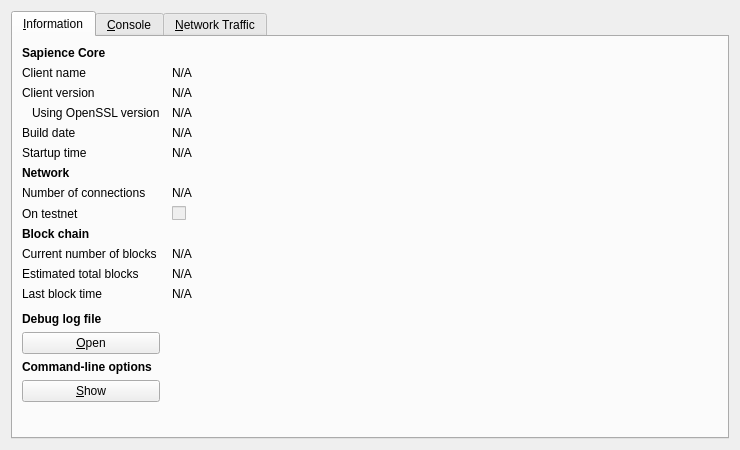
<?xml version="1.0" encoding="UTF-8"?>
<ui version="4.0">
 <class>RPCConsole</class>
 <widget class="QDialog" name="RPCConsole">
  <property name="geometry">
   <rect>
    <x>0</x>
    <y>0</y>
    <width>740</width>
    <height>450</height>
   </rect>
  </property>
  <property name="windowTitle">
   <string>Sapience - Debug window</string>
  </property>
  <layout class="QVBoxLayout" name="verticalLayout_2">
   <item>
    <widget class="QTabWidget" name="tabWidget">
     <property name="currentIndex">
      <number>0</number>
     </property>
     <widget class="QWidget" name="tab_info">
      <attribute name="title">
       <string>&amp;Information</string>
      </attribute>
      <layout class="QGridLayout" name="gridLayout" columnstretch="0,1">
       <property name="horizontalSpacing">
        <number>12</number>
       </property>
       <item row="0" column="0">
        <widget class="QLabel" name="label_9">
         <property name="font">
          <font>
           <weight>75</weight>
           <bold>true</bold>
          </font>
         </property>
         <property name="text">
          <string>Sapience Core</string>
         </property>
        </widget>
       </item>
       <item row="1" column="0">
        <widget class="QLabel" name="label_5">
         <property name="text">
          <string>Client name</string>
         </property>
        </widget>
       </item>
       <item row="1" column="1">
        <widget class="QLabel" name="clientName">
         <property name="cursor">
          <cursorShape>IBeamCursor</cursorShape>
         </property>
         <property name="text">
          <string>N/A</string>
         </property>
         <property name="textFormat">
          <enum>Qt::PlainText</enum>
         </property>
         <property name="textInteractionFlags">
          <set>Qt::LinksAccessibleByMouse|Qt::TextSelectableByKeyboard|Qt::TextSelectableByMouse</set>
         </property>
        </widget>
       </item>
       <item row="2" column="0">
        <widget class="QLabel" name="label_6">
         <property name="text">
          <string>Client version</string>
         </property>
        </widget>
       </item>
       <item row="2" column="1">
        <widget class="QLabel" name="clientVersion">
         <property name="cursor">
          <cursorShape>IBeamCursor</cursorShape>
         </property>
         <property name="text">
          <string>N/A</string>
         </property>
         <property name="textFormat">
          <enum>Qt::PlainText</enum>
         </property>
         <property name="textInteractionFlags">
          <set>Qt::LinksAccessibleByMouse|Qt::TextSelectableByKeyboard|Qt::TextSelectableByMouse</set>
         </property>
        </widget>
       </item>
       <item row="3" column="0">
        <widget class="QLabel" name="label_14">
         <property name="text">
          <string>Using OpenSSL version</string>
         </property>
         <property name="indent">
          <number>10</number>
         </property>
        </widget>
       </item>
       <item row="3" column="1">
        <widget class="QLabel" name="openSSLVersion">
         <property name="cursor">
          <cursorShape>IBeamCursor</cursorShape>
         </property>
         <property name="text">
          <string>N/A</string>
         </property>
         <property name="textFormat">
          <enum>Qt::PlainText</enum>
         </property>
         <property name="textInteractionFlags">
          <set>Qt::LinksAccessibleByMouse|Qt::TextSelectableByKeyboard|Qt::TextSelectableByMouse</set>
         </property>
        </widget>
       </item>
       <item row="4" column="0">
        <widget class="QLabel" name="label_12">
         <property name="text">
          <string>Build date</string>
         </property>
        </widget>
       </item>
       <item row="4" column="1">
        <widget class="QLabel" name="buildDate">
         <property name="cursor">
          <cursorShape>IBeamCursor</cursorShape>
         </property>
         <property name="text">
          <string>N/A</string>
         </property>
         <property name="textFormat">
          <enum>Qt::PlainText</enum>
         </property>
         <property name="textInteractionFlags">
          <set>Qt::LinksAccessibleByMouse|Qt::TextSelectableByKeyboard|Qt::TextSelectableByMouse</set>
         </property>
        </widget>
       </item>
       <item row="5" column="0">
        <widget class="QLabel" name="label_13">
         <property name="text">
          <string>Startup time</string>
         </property>
        </widget>
       </item>
       <item row="5" column="1">
        <widget class="QLabel" name="startupTime">
         <property name="cursor">
          <cursorShape>IBeamCursor</cursorShape>
         </property>
         <property name="text">
          <string>N/A</string>
         </property>
         <property name="textFormat">
          <enum>Qt::PlainText</enum>
         </property>
         <property name="textInteractionFlags">
          <set>Qt::LinksAccessibleByMouse|Qt::TextSelectableByKeyboard|Qt::TextSelectableByMouse</set>
         </property>
        </widget>
       </item>
       <item row="6" column="0">
        <widget class="QLabel" name="label_11">
         <property name="font">
          <font>
           <weight>75</weight>
           <bold>true</bold>
          </font>
         </property>
         <property name="text">
          <string>Network</string>
         </property>
        </widget>
       </item>
       <item row="7" column="0">
        <widget class="QLabel" name="label_7">
         <property name="text">
          <string>Number of connections</string>
         </property>
        </widget>
       </item>
       <item row="7" column="1">
        <widget class="QLabel" name="numberOfConnections">
         <property name="cursor">
          <cursorShape>IBeamCursor</cursorShape>
         </property>
         <property name="text">
          <string>N/A</string>
         </property>
         <property name="textFormat">
          <enum>Qt::PlainText</enum>
         </property>
         <property name="textInteractionFlags">
          <set>Qt::LinksAccessibleByMouse|Qt::TextSelectableByKeyboard|Qt::TextSelectableByMouse</set>
         </property>
        </widget>
       </item>
       <item row="8" column="0">
        <widget class="QLabel" name="label_8">
         <property name="text">
          <string>On testnet</string>
         </property>
        </widget>
       </item>
       <item row="8" column="1">
        <widget class="QCheckBox" name="isTestNet">
         <property name="enabled">
          <bool>false</bool>
         </property>
         <property name="text">
          <string/>
         </property>
        </widget>
       </item>
       <item row="9" column="0">
        <widget class="QLabel" name="label_10">
         <property name="font">
          <font>
           <weight>75</weight>
           <bold>true</bold>
          </font>
         </property>
         <property name="text">
          <string>Block chain</string>
         </property>
        </widget>
       </item>
       <item row="10" column="0">
        <widget class="QLabel" name="label_3">
         <property name="text">
          <string>Current number of blocks</string>
         </property>
        </widget>
       </item>
       <item row="10" column="1">
        <widget class="QLabel" name="numberOfBlocks">
         <property name="cursor">
          <cursorShape>IBeamCursor</cursorShape>
         </property>
         <property name="text">
          <string>N/A</string>
         </property>
         <property name="textFormat">
          <enum>Qt::PlainText</enum>
         </property>
         <property name="textInteractionFlags">
          <set>Qt::LinksAccessibleByMouse|Qt::TextSelectableByKeyboard|Qt::TextSelectableByMouse</set>
         </property>
        </widget>
       </item>
       <item row="11" column="0">
        <widget class="QLabel" name="label_4">
         <property name="text">
          <string>Estimated total blocks</string>
         </property>
        </widget>
       </item>
       <item row="11" column="1">
        <widget class="QLabel" name="totalBlocks">
         <property name="cursor">
          <cursorShape>IBeamCursor</cursorShape>
         </property>
         <property name="text">
          <string>N/A</string>
         </property>
         <property name="textFormat">
          <enum>Qt::PlainText</enum>
         </property>
         <property name="textInteractionFlags">
          <set>Qt::LinksAccessibleByMouse|Qt::TextSelectableByKeyboard|Qt::TextSelectableByMouse</set>
         </property>
        </widget>
       </item>
       <item row="12" column="0">
        <widget class="QLabel" name="label_2">
         <property name="text">
          <string>Last block time</string>
         </property>
        </widget>
       </item>
       <item row="12" column="1">
        <widget class="QLabel" name="lastBlockTime">
         <property name="cursor">
          <cursorShape>IBeamCursor</cursorShape>
         </property>
         <property name="text">
          <string>N/A</string>
         </property>
         <property name="textFormat">
          <enum>Qt::PlainText</enum>
         </property>
         <property name="textInteractionFlags">
          <set>Qt::LinksAccessibleByMouse|Qt::TextSelectableByKeyboard|Qt::TextSelectableByMouse</set>
         </property>
        </widget>
       </item>
       <item row="13" column="0">
        <spacer name="verticalSpacer_2">
         <property name="orientation">
          <enum>Qt::Vertical</enum>
         </property>
         <property name="sizeHint" stdset="0">
          <size>
           <width>20</width>
           <height>20</height>
          </size>
         </property>
        </spacer>
       </item>
       <item row="14" column="0">
        <widget class="QLabel" name="labelDebugLogfile">
         <property name="font">
          <font>
           <weight>75</weight>
           <bold>true</bold>
          </font>
         </property>
         <property name="text">
          <string>Debug log file</string>
         </property>
        </widget>
       </item>
       <item row="15" column="0">
        <widget class="QPushButton" name="openDebugLogfileButton">
         <property name="toolTip">
          <string>Open the Sapience debug log file from the current data directory. This can take a few seconds for large log files.</string>
         </property>
         <property name="text">
          <string>&amp;Open</string>
         </property>
         <property name="autoDefault">
          <bool>false</bool>
         </property>
        </widget>
       </item>
       <item row="16" column="0">
        <widget class="QLabel" name="labelCLOptions">
         <property name="font">
          <font>
           <weight>75</weight>
           <bold>true</bold>
          </font>
         </property>
         <property name="text">
          <string>Command-line options</string>
         </property>
        </widget>
       </item>
       <item row="17" column="0">
        <widget class="QPushButton" name="showCLOptionsButton">
         <property name="toolTip">
          <string>Show the Sapience-Qt help message to get a list with possible Sapience command-line options.</string>
         </property>
         <property name="text">
          <string>&amp;Show</string>
         </property>
         <property name="autoDefault">
          <bool>false</bool>
         </property>
        </widget>
       </item>
       <item row="18" column="0">
        <spacer name="verticalSpacer">
         <property name="orientation">
          <enum>Qt::Vertical</enum>
         </property>
         <property name="sizeHint" stdset="0">
          <size>
           <width>20</width>
           <height>40</height>
          </size>
         </property>
        </spacer>
       </item>
      </layout>
     </widget>
     <widget class="QWidget" name="tab_console">
      <property name="enabled">
       <bool>false</bool>
      </property>
      <property name="styleSheet">
       <string notr="true"/>
      </property>
      <attribute name="title">
       <string>&amp;Console</string>
      </attribute>
      <layout class="QVBoxLayout" name="verticalLayout_3">
       <property name="spacing">
        <number>3</number>
       </property>
       <item>
        <widget class="QTextEdit" name="messagesWidget">
         <property name="minimumSize">
          <size>
           <width>0</width>
           <height>100</height>
          </size>
         </property>
         <property name="readOnly">
          <bool>true</bool>
         </property>
         <property name="tabKeyNavigation" stdset="0">
          <bool>false</bool>
         </property>
         <property name="columnCount" stdset="0">
          <number>2</number>
         </property>
        </widget>
       </item>
       <item>
        <layout class="QHBoxLayout" name="horizontalLayout">
         <property name="spacing">
          <number>3</number>
         </property>
         <item>
          <widget class="QLabel" name="label">
           <property name="text">
            <string notr="true">&gt;</string>
           </property>
          </widget>
         </item>
         <item>
          <widget class="QLineEdit" name="lineEdit"/>
         </item>
         <item>
          <widget class="QPushButton" name="clearButton">
           <property name="maximumSize">
            <size>
             <width>24</width>
             <height>24</height>
            </size>
           </property>
           <property name="toolTip">
            <string>Clear console</string>
           </property>
           <property name="text">
            <string/>
           </property>
           <property name="icon">
            <iconset resource="../bitcoin.qrc">
             <normaloff>:/icons/remove</normaloff>:/icons/remove</iconset>
           </property>
           <property name="shortcut">
            <string notr="true">Ctrl+L</string>
           </property>
           <property name="autoDefault">
            <bool>false</bool>
           </property>
          </widget>
         </item>
        </layout>
       </item>
      </layout>
     </widget>
     <widget class="QWidget" name="tab">
      <attribute name="title">
       <string>&amp;Network Traffic</string>
      </attribute>
      <layout class="QHBoxLayout" name="horizontalLayout_3">
       <item>
        <layout class="QVBoxLayout" name="verticalLayout_4">
         <item>
          <widget class="TrafficGraphWidget" name="trafficGraph" native="true">
           <property name="sizePolicy">
            <sizepolicy hsizetype="Expanding" vsizetype="Expanding">
             <horstretch>0</horstretch>
             <verstretch>0</verstretch>
            </sizepolicy>
           </property>
          </widget>
         </item>
         <item>
          <layout class="QHBoxLayout" name="horizontalLayout_2">
           <item>
            <widget class="QSlider" name="sldGraphRange">
             <property name="minimum">
              <number>1</number>
             </property>
             <property name="maximum">
              <number>288</number>
             </property>
             <property name="pageStep">
              <number>12</number>
             </property>
             <property name="value">
              <number>6</number>
             </property>
             <property name="orientation">
              <enum>Qt::Horizontal</enum>
             </property>
            </widget>
           </item>
           <item>
            <widget class="QLabel" name="lblGraphRange">
             <property name="minimumSize">
              <size>
               <width>100</width>
               <height>0</height>
              </size>
             </property>
             <property name="alignment">
              <set>Qt::AlignCenter</set>
             </property>
            </widget>
           </item>
           <item>
            <widget class="QPushButton" name="btnClearTrafficGraph">
             <property name="text">
              <string>&amp;Clear</string>
             </property>
            </widget>
           </item>
          </layout>
         </item>
        </layout>
       </item>
       <item>
        <layout class="QVBoxLayout" name="verticalLayout">
         <item>
          <widget class="QGroupBox" name="groupBox">
           <property name="title">
            <string>Totals</string>
           </property>
           <layout class="QVBoxLayout" name="verticalLayout_5">
            <item>
             <layout class="QHBoxLayout" name="horizontalLayout_4">
              <item>
               <widget class="Line" name="line">
                <property name="sizePolicy">
                 <sizepolicy hsizetype="Fixed" vsizetype="Fixed">
                  <horstretch>0</horstretch>
                  <verstretch>0</verstretch>
                 </sizepolicy>
                </property>
                <property name="minimumSize">
                 <size>
                  <width>10</width>
                  <height>0</height>
                 </size>
                </property>
                <property name="palette">
                 <palette>
                  <active>
                   <colorrole role="Light">
                    <brush brushstyle="SolidPattern">
                     <color alpha="255">
                      <red>0</red>
                      <green>255</green>
                      <blue>0</blue>
                     </color>
                    </brush>
                   </colorrole>
                  </active>
                  <inactive>
                   <colorrole role="Light">
                    <brush brushstyle="SolidPattern">
                     <color alpha="255">
                      <red>0</red>
                      <green>255</green>
                      <blue>0</blue>
                     </color>
                    </brush>
                   </colorrole>
                  </inactive>
                  <disabled>
                   <colorrole role="Light">
                    <brush brushstyle="SolidPattern">
                     <color alpha="255">
                      <red>0</red>
                      <green>255</green>
                      <blue>0</blue>
                     </color>
                    </brush>
                   </colorrole>
                  </disabled>
                 </palette>
                </property>
                <property name="orientation">
                 <enum>Qt::Horizontal</enum>
                </property>
               </widget>
              </item>
              <item>
               <widget class="QLabel" name="label_16">
                <property name="text">
                 <string>In:</string>
                </property>
               </widget>
              </item>
              <item>
               <widget class="QLabel" name="lblBytesIn">
                <property name="minimumSize">
                 <size>
                  <width>50</width>
                  <height>0</height>
                 </size>
                </property>
                <property name="alignment">
                 <set>Qt::AlignRight|Qt::AlignTrailing|Qt::AlignVCenter</set>
                </property>
               </widget>
              </item>
             </layout>
            </item>
            <item>
             <layout class="QHBoxLayout" name="horizontalLayout_5">
              <item>
               <widget class="Line" name="line_2">
                <property name="sizePolicy">
                 <sizepolicy hsizetype="Fixed" vsizetype="Fixed">
                  <horstretch>0</horstretch>
                  <verstretch>0</verstretch>
                 </sizepolicy>
                </property>
                <property name="minimumSize">
                 <size>
                  <width>10</width>
                  <height>0</height>
                 </size>
                </property>
                <property name="palette">
                 <palette>
                  <active>
                   <colorrole role="Light">
                    <brush brushstyle="SolidPattern">
                     <color alpha="255">
                      <red>255</red>
                      <green>0</green>
                      <blue>0</blue>
                     </color>
                    </brush>
                   </colorrole>
                  </active>
                  <inactive>
                   <colorrole role="Light">
                    <brush brushstyle="SolidPattern">
                     <color alpha="255">
                      <red>255</red>
                      <green>0</green>
                      <blue>0</blue>
                     </color>
                    </brush>
                   </colorrole>
                  </inactive>
                  <disabled>
                   <colorrole role="Light">
                    <brush brushstyle="SolidPattern">
                     <color alpha="255">
                      <red>255</red>
                      <green>0</green>
                      <blue>0</blue>
                     </color>
                    </brush>
                   </colorrole>
                  </disabled>
                 </palette>
                </property>
                <property name="orientation">
                 <enum>Qt::Horizontal</enum>
                </property>
               </widget>
              </item>
              <item>
               <widget class="QLabel" name="label_17">
                <property name="text">
                 <string>Out:</string>
                </property>
               </widget>
              </item>
              <item>
               <widget class="QLabel" name="lblBytesOut">
                <property name="minimumSize">
                 <size>
                  <width>50</width>
                  <height>0</height>
                 </size>
                </property>
                <property name="alignment">
                 <set>Qt::AlignRight|Qt::AlignTrailing|Qt::AlignVCenter</set>
                </property>
               </widget>
              </item>
             </layout>
            </item>
            <item>
             <spacer name="verticalSpacer_4">
              <property name="orientation">
               <enum>Qt::Vertical</enum>
              </property>
              <property name="sizeHint" stdset="0">
               <size>
                <width>20</width>
                <height>407</height>
               </size>
              </property>
             </spacer>
            </item>
           </layout>
          </widget>
         </item>
        </layout>
       </item>
      </layout>
     </widget>
    </widget>
   </item>
  </layout>
 </widget>
 <customwidgets>
  <customwidget>
   <class>TrafficGraphWidget</class>
   <extends>QWidget</extends>
   <header>trafficgraphwidget.h</header>
   <container>1</container>
   <slots>
    <slot>clear()</slot>
   </slots>
  </customwidget>
 </customwidgets>
 <resources>
  <include location="../bitcoin.qrc"/>
 </resources>
 <connections/>
</ui>
